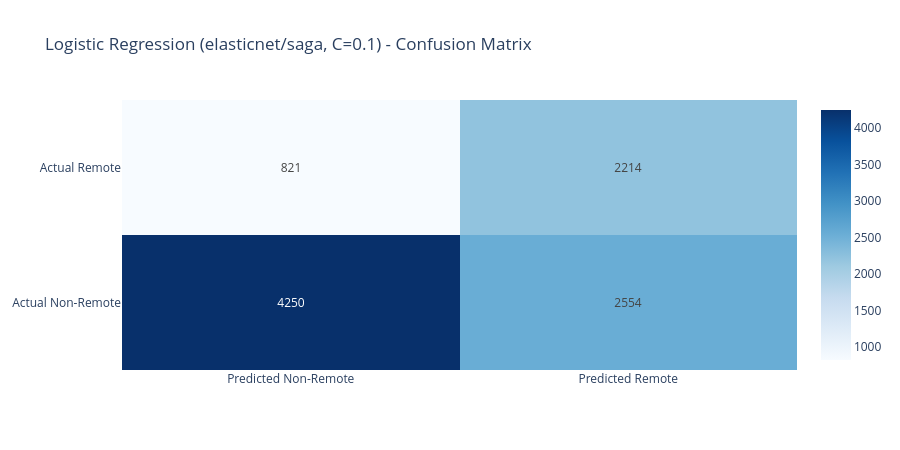

The notebook cell this image was saved under:
### Code cell
lr_best = LogisticRegression(penalty=best_penalty, solver=best_solver, C=best_C,
    max_iter=1000, random_state=42, **best_extra
)

lr_best.fit(X_train_scaled, y_train)
lr_predictions = lr_best.predict(X_test_scaled)

cm_lr = confusion_matrix(y_test, lr_predictions)
acc_lr = accuracy_score(y_test, lr_predictions)
report_lr = classification_report(y_test, lr_predictions, target_names=['Non-Remote', 'Remote'], output_dict=True)

tn_lr, fp_lr, fn_lr, tp_lr = cm_lr.ravel()

print(f"Logistic Regression ({best_lr_label}, C={best_C}) Results")
print(f"{'Metric':<25} {'Non-Remote':>12} {'Remote':>12}")
print("-" * 51)
print(f"{'Precision':<25} {report_lr['Non-Remote']['precision']:>12.4f} {report_lr['Remote']['precision']:>12.4f}")
print(f"{'Recall':<25} {report_lr['Non-Remote']['recall']:>12.4f} {report_lr['Remote']['recall']:>12.4f}")
print(f"{'F1 Score':<25} {report_lr['Non-Remote']['f1-score']:>12.4f} {report_lr['Remote']['f1-score']:>12.4f}")
print(f"{'Support':<25} {report_lr['Non-Remote']['support']:>12} {report_lr['Remote']['support']:>12}")
print("-" * 51)
print(f"{'Accuracy':<25} {acc_lr:>12.4f}")
print(f"{'Macro Avg F1':<25} {report_lr['macro avg']['f1-score']:>12.4f}")
print(f"{'Weighted Avg F1':<25} {report_lr['weighted avg']['f1-score']:>12.4f}")

fig = go.Figure(data=go.Heatmap(
    z=cm_lr,
    x=['Predicted Non-Remote', 'Predicted Remote'],
    y=['Actual Non-Remote',    'Actual Remote'],
    text=[[str(tn_lr), str(fp_lr)], [str(fn_lr), str(tp_lr)]],
    texttemplate='%{text}',
    colorscale='Blues',
    showscale=True
))
fig.update_layout(
    title=f'Logistic Regression ({best_lr_label}, C={best_C}) - Confusion Matrix',
    template='plotly_white',
    height=450
)
fig.show()

### Figure 1 — Plotly figure (JSON) as saved in the notebook; plotly's stock layout.template omitted (floating-point values rounded to 4 significant figures)
{"data": [{"colorscale": [[0, "rgb(247,251,255)"], [0.125, "rgb(222,235,247)"], [0.25, "rgb(198,219,239)"], [0.375, "rgb(158,202,225)"], [0.5, "rgb(107,174,214)"], [0.625, "rgb(66,146,198)"], [0.75, "rgb(33,113,181)"], [0.875, "rgb(8,81,156)"], [1, "rgb(8,48,107)"]], "showscale": true, "text": [["4250", "2554"], ["821", "2214"]], "texttemplate": "%{text}", "type": "heatmap", "x": ["Predicted Non-Remote", "Predicted Remote"], "y": ["Actual Non-Remote", "Actual Remote"], "z": [[4250, 2554], [821, 2214]]}], "layout": {"height": 450, "title": {"text": "Logistic Regression (elasticnet/saga, C=0.1) - Confusion Matrix"}}}
